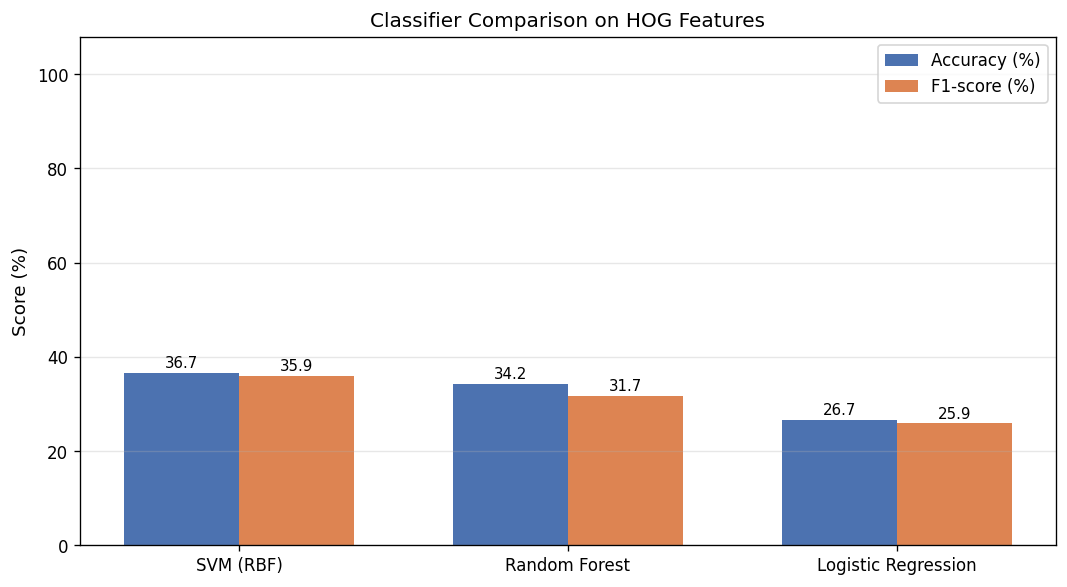
#> input picture TASK 05/classifier_comparison.png, 1067 x 587 px; its folder holds only this picture in this run
$ python -i main.py   (imports and definitions only)   (older library calls are emulated)
#> lines starting #> are read from the running program, lines starting #| are printed output that depends on the picture
import cv2
import numpy as np
import matplotlib.pyplot as plt
import kagglehub
import glob
import os

# --- Task Helpers ---

def apply_sobel(gray_img):
    """Calculates Sobel magnitude image."""
    sobelx = cv2.Sobel(gray_img, cv2.CV_64F, 1, 0, ksize=3)
    sobely = cv2.Sobel(gray_img, cv2.CV_64F, 0, 1, ksize=3)
    magnitude = cv2.magnitude(sobelx, sobely)
    return cv2.normalize(magnitude, None, 0, 255, cv2.NORM_MINMAX, dtype=cv2.CV_8U)

def apply_filter(gray_img, filter_type):
    """Applies specified spatial filtering."""
    if filter_type == "Original":
        return gray_img.copy()
    elif filter_type == "Average":
        return cv2.blur(gray_img, (5, 5))
    elif filter_type == "Gaussian":
        return cv2.GaussianBlur(gray_img, (5, 5), 0)
    elif filter_type == "Median":
        return cv2.medianBlur(gray_img, 5)

# [57 lines left out: function process_single_image, not called in this run]

def generate_comparison_grid(image_path):
    """Generates visual comparison grid for all 8 Method Combinations."""
#> called with image_path = '../TASK 05/classifier_comparison.png'
    img = cv2.imread(image_path)
#> img is the input picture: shape (587, 1067, 3); mean B, G, R 230.3, 229.1, 233.1
    gray = cv2.cvtColor(img, cv2.COLOR_BGR2GRAY)
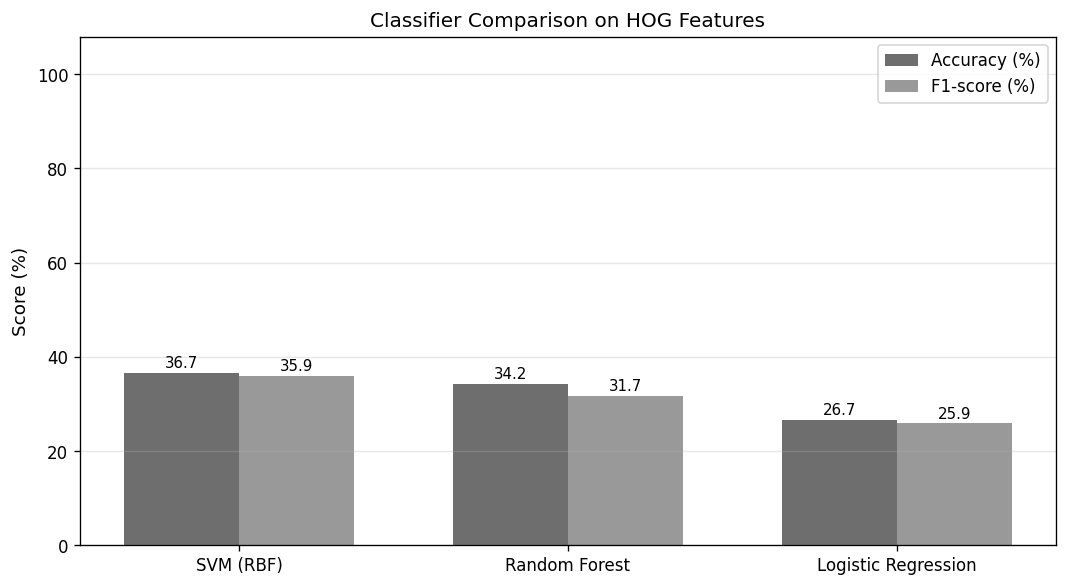
#> gray: shape (587, 1067); min 0, max 255, mean 230.5

    filters = ["Original", "Average", "Gaussian", "Median"]

    fig, axes = plt.subplots(4, 2, figsize=(10, 16))

    for idx, f_name in enumerate(filters):
        filtered = apply_filter(gray, f_name)

        # Sobel
        sobel_res = apply_sobel(filtered)
        axes[idx, 0].imshow(sobel_res, cmap='gray')
        axes[idx, 0].set_title(f"{f_name} + Sobel")
        axes[idx, 0].axis('off')

        # Canny
        canny_res = cv2.Canny(filtered, 100, 200)
        axes[idx, 1].imshow(canny_res, cmap='gray')
        axes[idx, 1].set_title(f"{f_name} + Canny")
        axes[idx, 1].axis('off')
#> this loop made 4 passes
#> pass 1, in apply_sobel, `sobelx = cv2.Sobel(gray_img, cv2.CV_64F, 1, 0, ksize=3)`:
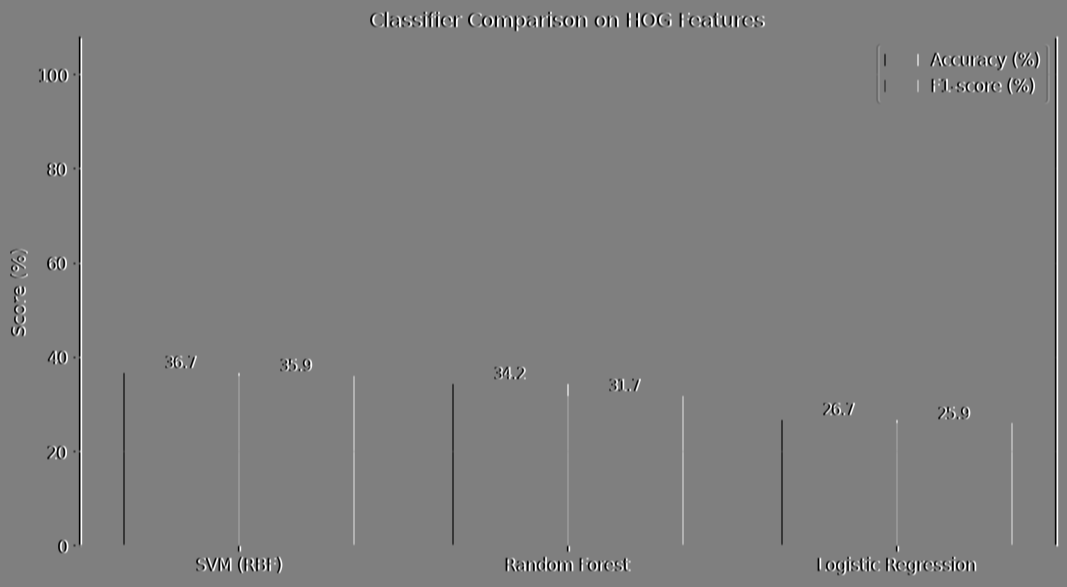
#> sobelx: shape (587, 1067) float64; min -1020, max 1020, mean 0; drawn with min black and max white
#> pass 1, in apply_sobel, `sobely = cv2.Sobel(gray_img, cv2.CV_64F, 0, 1, ksize=3)`:
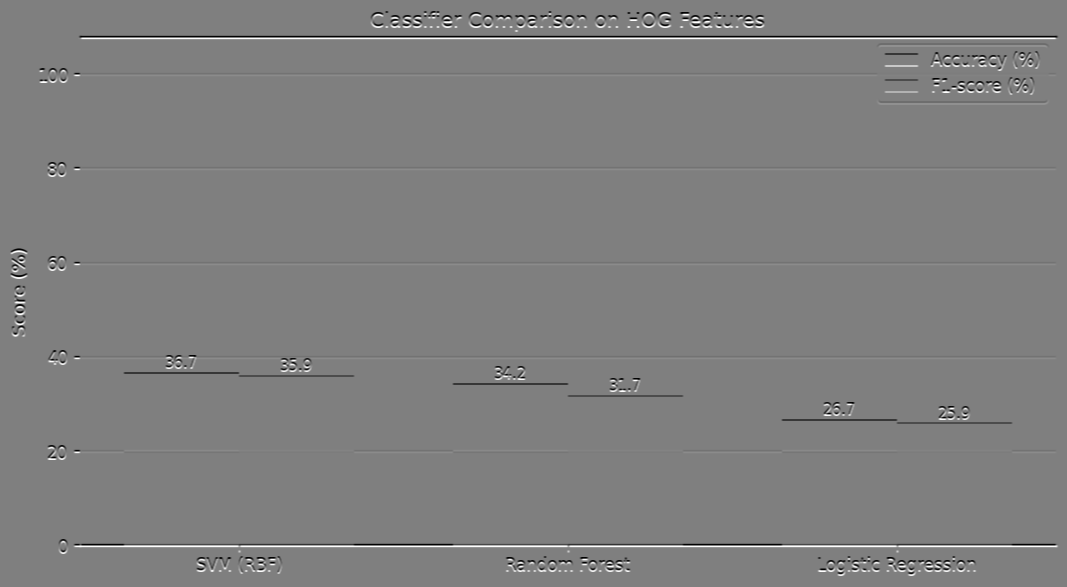
#> sobely: shape (587, 1067) float64; min -1020, max 1020, mean 0; drawn with min black and max white
#> pass 1, in apply_sobel, `magnitude = cv2.magnitude(sobelx, sobely)`:
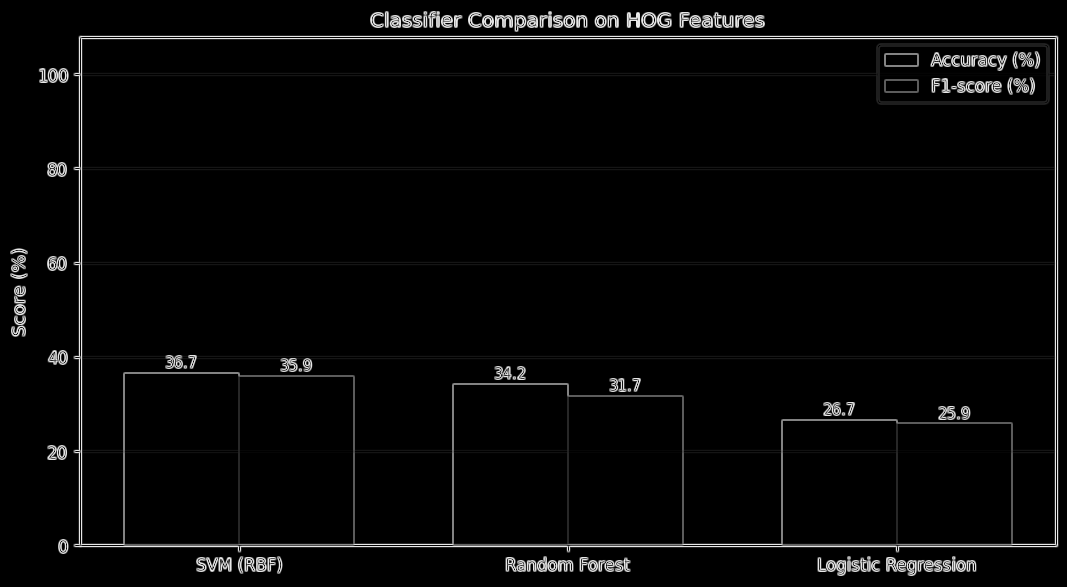
#> magnitude: shape (587, 1067) float64; min 0, max 1123.2, mean 31.7; drawn with min black and max white
#> after the loop:
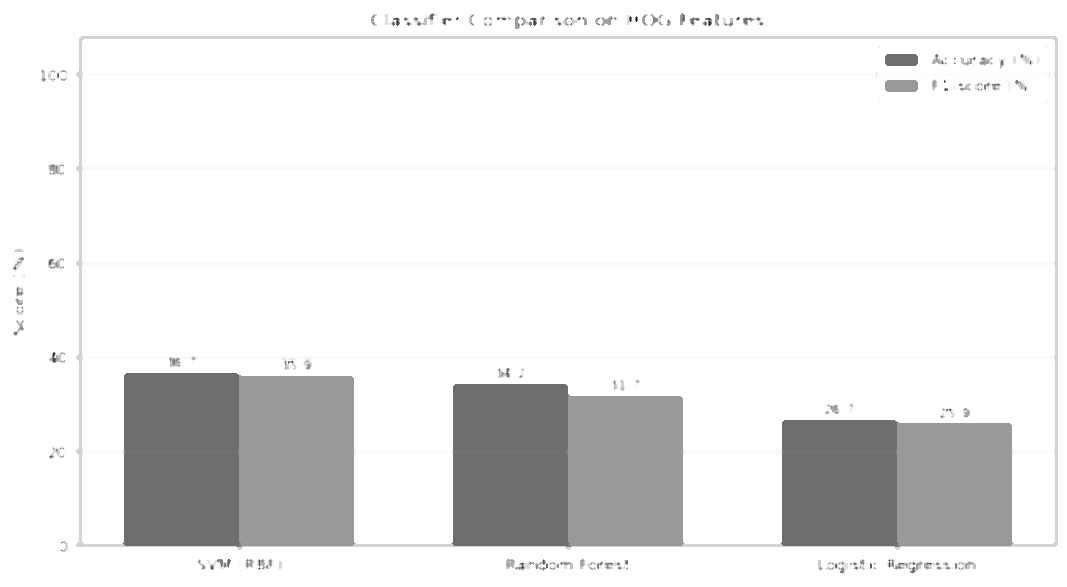
#> filtered: shape (587, 1067); min 0, max 255, mean 233

    plt.suptitle("Final Comparison Matrix (All 8 Method Combinations)", fontsize=14)
    plt.tight_layout()
    plt.show()
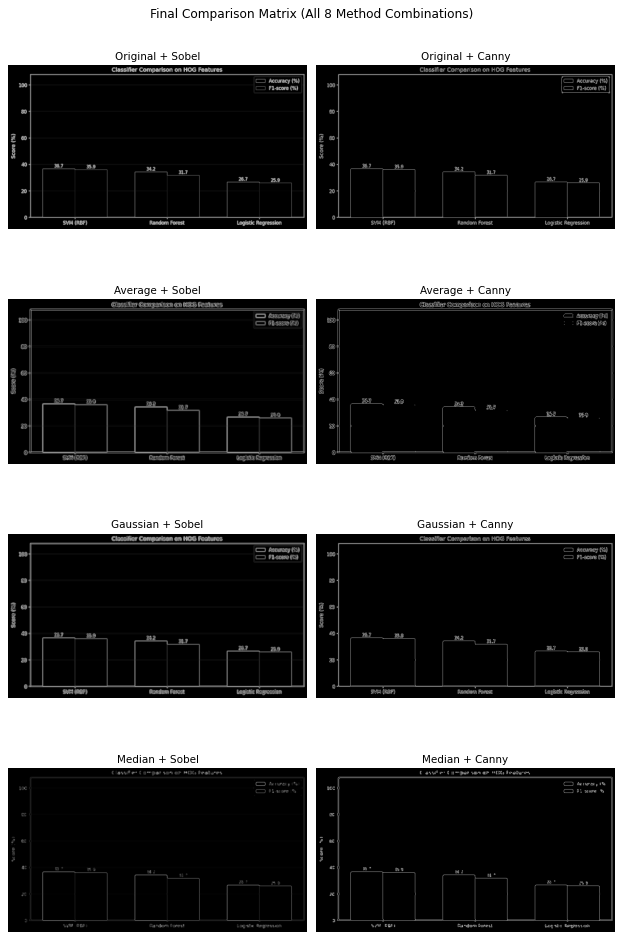
#> figure drawn by matplotlib, 8 panels

# --- Main Program Execution ---

# [1 line not run here, left out]
# [1 line that did not run here, left out]
# [1 line that did not run here, left out]

# [39 lines not run here, left out]

>>> result = generate_comparison_grid('../TASK 05/classifier_comparison.png')

$ run again, on TASK 05/cm_Logistic_Regression.png
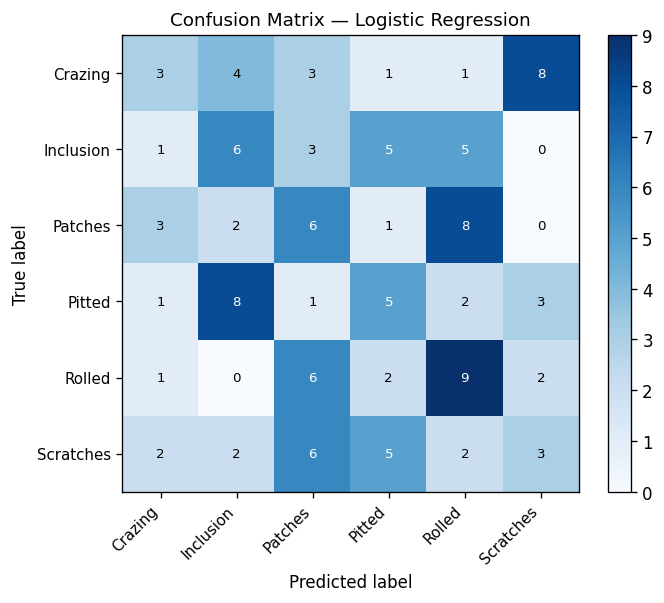
#> input picture TASK 05/cm_Logistic_Regression.png, 664 x 603 px
#> in generate_comparison_grid, img is the input picture: shape (603, 664, 3); mean B, G, R 229.7, 213.3, 192.7
#> the loop in generate_comparison_grid, `for idx, f_name in enumerate(filters):` made 4 passes
#> pass 1, in apply_sobel, `magnitude = cv2.magnitude(sobelx, sobely)`:
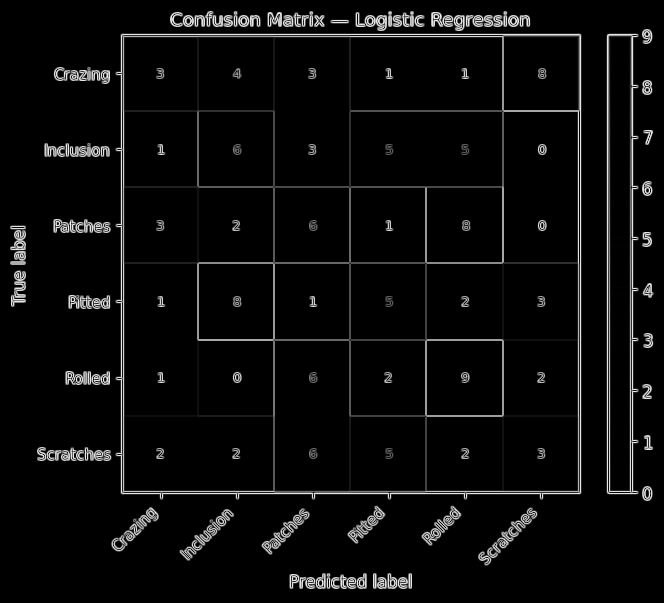
#> magnitude: shape (603, 664) float64; min 0, max 1129.9, mean 49.8; drawn with min black and max white
#> after the loop in generate_comparison_grid, `for idx, f_name in enumerate(filters):`:
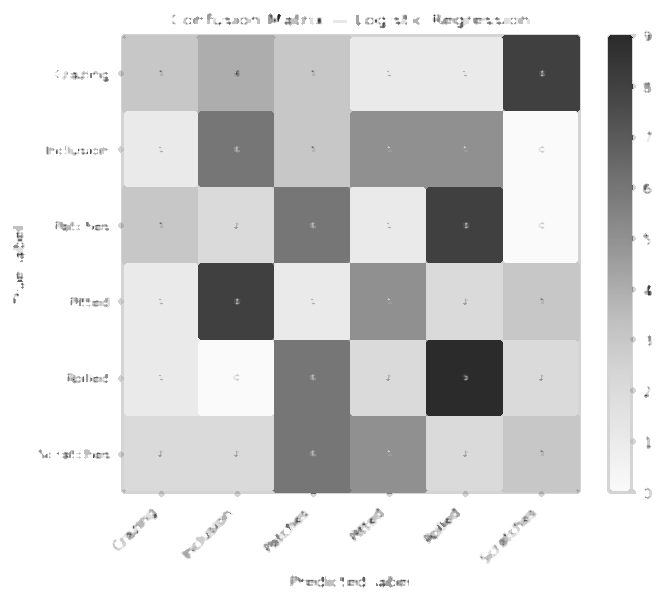
#> filtered: shape (603, 664); min 35, max 255, mean 212.5

$ run again, on TASK 05/cm_Random_Forest.png
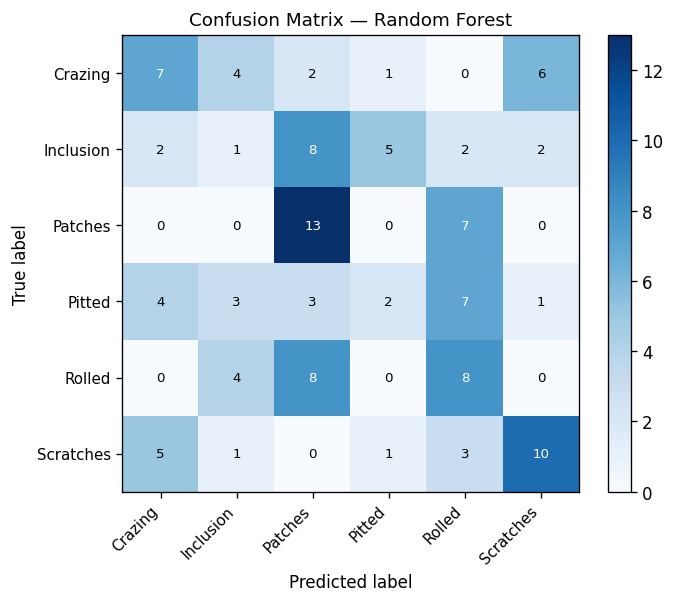
#> input picture TASK 05/cm_Random_Forest.png, 675 x 603 px
#> in generate_comparison_grid, img is the input picture: shape (603, 675, 3); mean B, G, R 236.4, 224.6, 208.9
#> the loop in generate_comparison_grid, `for idx, f_name in enumerate(filters):` made 4 passes
#> pass 1, in apply_sobel, `magnitude = cv2.magnitude(sobelx, sobely)`:
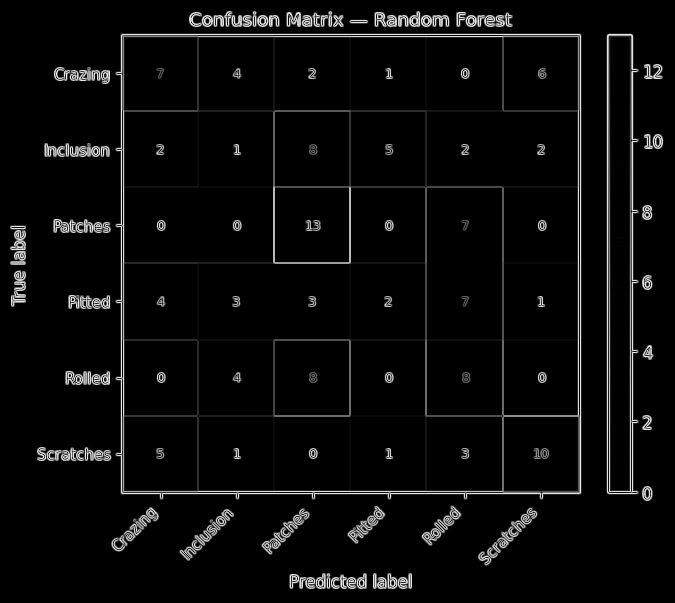
#> magnitude: shape (603, 675) float64; min 0, max 1129.9, mean 46.3; drawn with min black and max white
#> after the loop in generate_comparison_grid, `for idx, f_name in enumerate(filters):`:
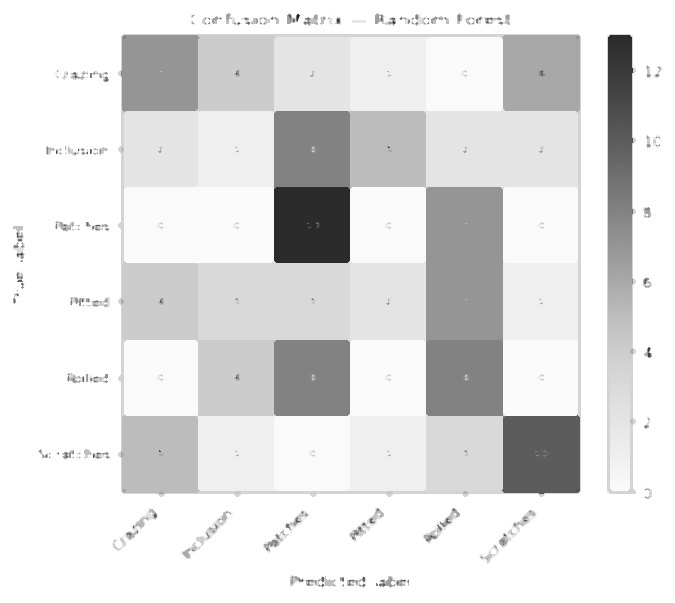
#> filtered: shape (603, 675); min 35, max 255, mean 224.6

$ run again, on TASK 05/cm_SVM_RBF.png
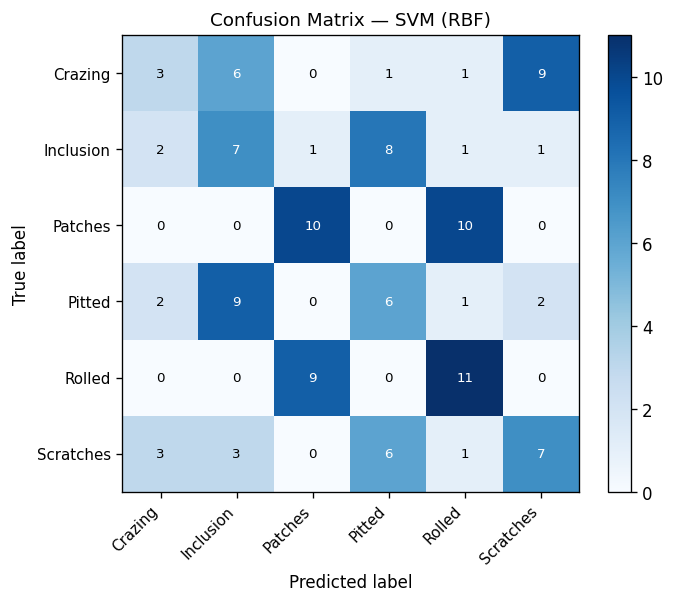
#> input picture TASK 05/cm_SVM_RBF.png, 675 x 603 px
#> in generate_comparison_grid, img is the input picture: shape (603, 675, 3); mean B, G, R 232.6, 218.3, 201.7
#> the loop in generate_comparison_grid, `for idx, f_name in enumerate(filters):` made 4 passes
#> pass 1, in apply_sobel, `magnitude = cv2.magnitude(sobelx, sobely)`:
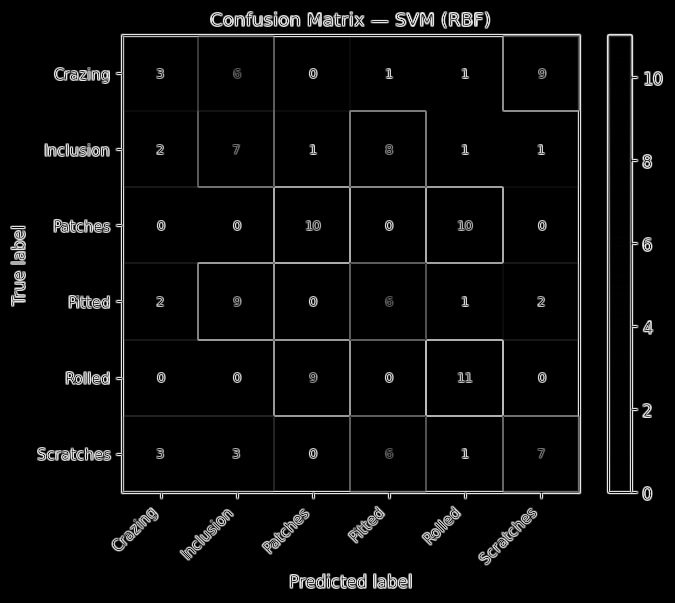
#> magnitude: shape (603, 675) float64; min 0, max 1129.9, mean 49.6; drawn with min black and max white
#> after the loop in generate_comparison_grid, `for idx, f_name in enumerate(filters):`:
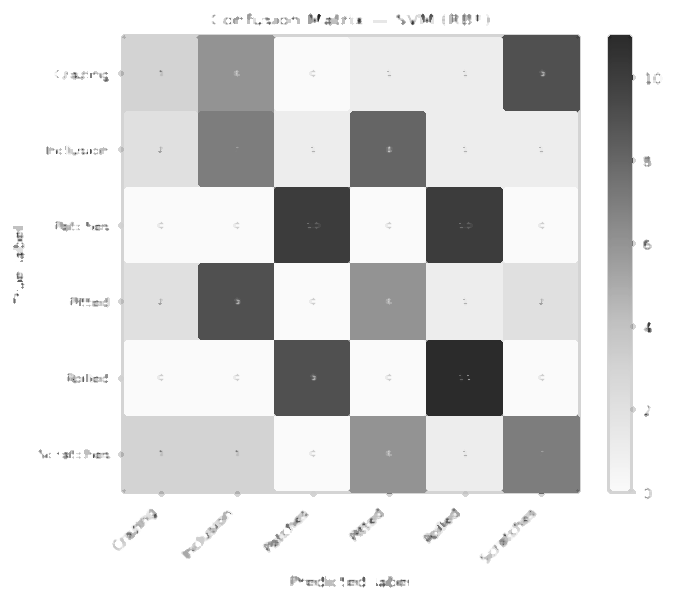
#> filtered: shape (603, 675); min 35, max 255, mean 218.2
